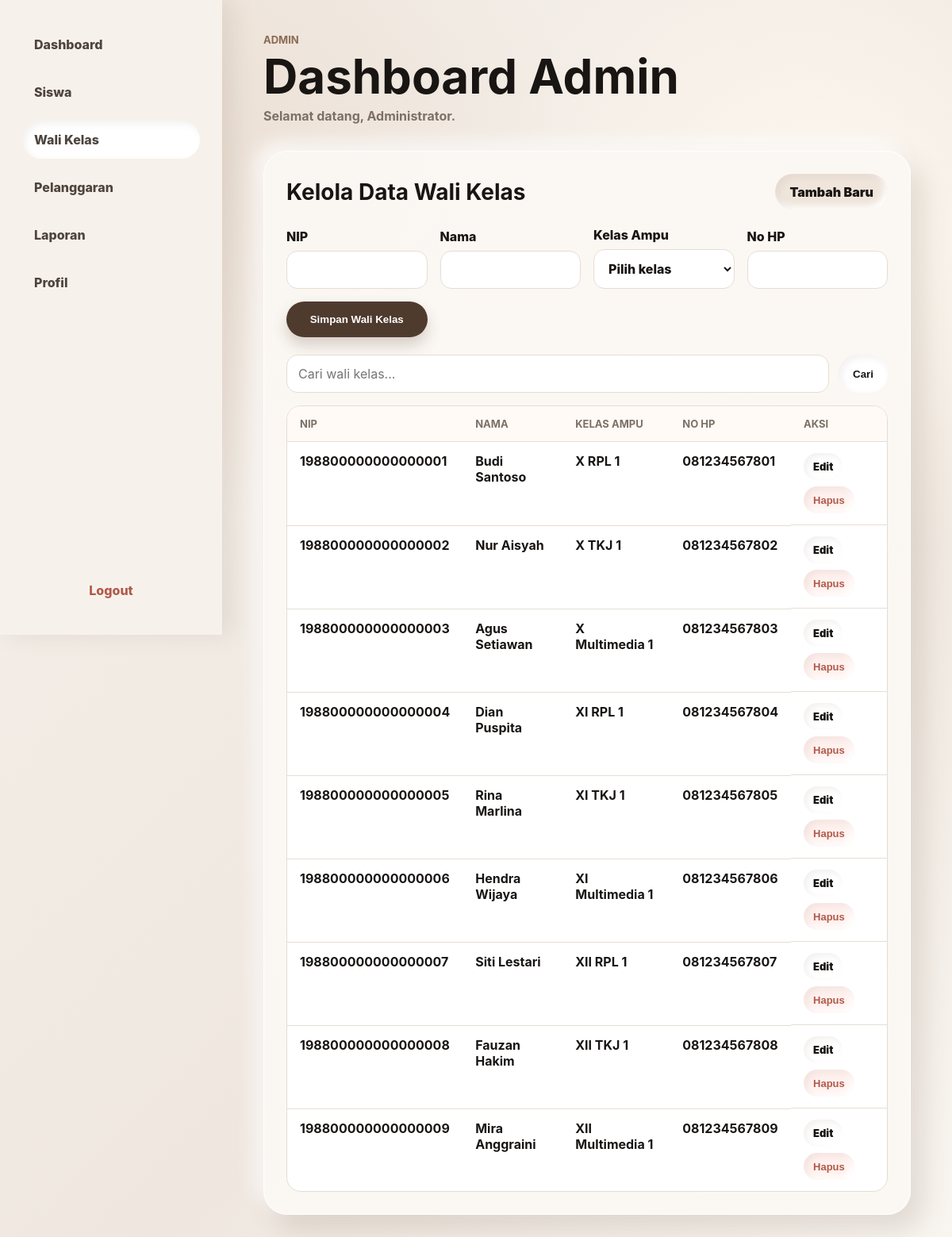
The app's page /dashboard_admin.php?view=guru (signed in) with its own data.
### tables this page shows
CREATE TABLE guru (
    id INT UNSIGNED NOT NULL AUTO_INCREMENT,
    nip VARCHAR(40) NOT NULL,
    nama VARCHAR(120) NOT NULL,
    kelas_ampu VARCHAR(60) NOT NULL,
    no_hp VARCHAR(30) NOT NULL,
    PRIMARY KEY (id),
    UNIQUE KEY guru_nip_unique (nip)
);

### includes/db.php (called while the page is built, shortened)
<?php
function db() {
    static $pdo = null;
    if ($pdo !== null) {
        return $pdo;
    }
    $dsn = 'mysql:host=' . DB_HOST . ';port=' . DB_PORT . ';dbname=' . DB_NAME . ';charset=' . DB_CHARSET;
    $pdo = new PDO($dsn, DB_USER, DB_PASS, [
        PDO::ATTR_ERRMODE => PDO::ERRMODE_EXCEPTION,
        PDO::ATTR_DEFAULT_FETCH_MODE => PDO::FETCH_ASSOC,
        PDO::ATTR_EMULATE_PREPARES => false,
    ]);
    return $pdo;
}
function defaultClasses() {
    return [
        'X RPL 1', 'X TKJ 1', 'X Multimedia 1',
        'XI RPL 1', 'XI TKJ 1', 'XI Multimedia 1',
        'XII RPL 1', 'XII TKJ 1', 'XII Multimedia 1',
    ];
}
?>

### dashboard_admin.php (the view, shortened to what this page needs)
<?php
require_once 'includes/functions.php';
$teachers = readData('guru');
$editGuru = isset($_GET['edit_guru']) ? findById($teachers, $_GET['edit_guru']) : null;
$qGuru = trim($_GET['q_guru'] ?? '');
$view = $_GET['view'] ?? 'dashboard';
$activeMenu = ['siswa' => 'Siswa', 'guru' => 'Wali Kelas', 'jenis' => 'Pelanggaran', 'laporan' => 'Laporan', 'profil' => 'Profil'][$view] ?? 'Dashboard';
layoutHeader('Dashboard Admin', $activeMenu);
?>
<?php if ($view === 'guru'): ?>
<section class="panel" id="guru">
    <div class="section-head"><h2>Kelola Data Wali Kelas</h2><a class="btn ghost" href="dashboard_admin.php?view=guru">Tambah Baru</a></div>
    <form method="post" class="form-grid">
        <label>NIP<input name="nip" required value="<?= e($editGuru['nip'] ?? '') ?>"></label>
        <label>Nama<input name="nama" required value="<?= e($editGuru['nama'] ?? '') ?>"></label>
        <label>Kelas Ampu<select name="kelas_ampu" required><?= renderClassOptions($editGuru['kelas_ampu'] ?? '') ?></select></label>
        <label>No HP<input name="no_hp" required value="<?= e($editGuru['no_hp'] ?? '') ?>"></label>
        <button class="btn primary" type="submit">Simpan Wali Kelas</button>
    </form>
    <form class="search-row" method="get"><input type="hidden" name="view" value="guru"><input name="q_guru" placeholder="Cari wali kelas..." value="<?= e($qGuru) ?>"><button class="btn" type="submit">Cari</button></form>
    <div class="table-wrap"><table><thead><tr><th>NIP</th><th>Nama</th><th>Kelas Ampu</th><th>No HP</th><th>Aksi</th></tr></thead><tbody>
        <?php foreach ($teachers as $g): if (!filterText($g['nama'] . $g['nip'] . $g['kelas_ampu'], $qGuru)) continue; ?>
        <tr><td><?= e($g['nip']) ?></td><td><?= e($g['nama']) ?></td><td><?= e($g['kelas_ampu']) ?></td><td><?= e($g['no_hp']) ?></td><td class="actions"><a class="btn small" href="?view=guru&edit_guru=<?= e($g['id']) ?>">Edit</a><form method="post" data-confirm-title="Hapus wali kelas?" data-confirm-message="Data wali kelas <?= e($g['nama']) ?> akan dihapus dari sistem."><input type="hidden" name="action" value="delete_guru"><input type="hidden" name="id" value="<?= e($g['id']) ?>"><button class="btn small danger">Hapus</button></form></td></tr>
        <?php endforeach; ?>
    </tbody></table></div>
</section>
<?php endif; ?>
<?php layoutFooter(); ?>

### includes/functions.php (shortened to what this page needs)
<?php
require_once __DIR__ . '/db.php';
function readData($file) {
    $tables = dataTables();
    $stmt = db()->query('SELECT * FROM ' . $tables[$file] . ' ORDER BY id ASC');
    return $stmt->fetchAll();
}
function dataTables() {
    return [
        'users' => 'users',
        'siswa' => 'siswa',
        'guru' => 'guru',
        'jenis_pelanggaran' => 'jenis_pelanggaran',
        'transaksi_pelanggaran' => 'transaksi_pelanggaran',
        'sp_sanksi' => 'sp_sanksi',
    ];
}
function e($value) {
    return htmlspecialchars((string) $value, ENT_QUOTES, 'UTF-8');
}
function userName() {
    return $_SESSION['user']['nama'] ?? 'Pengguna';
}
function roleLabel() {
    return ucfirst($_SESSION['user']['role'] ?? '');
}
function classOptions($students) {
    $classes = array_merge(defaultClasses(), array_map(fn($row) => $row['kelas'] ?? '', $students));
    sort($classes);
    return array_values(array_unique(array_filter($classes)));
}
function renderClassOptions($selected = '') {
    $html = '<option value="">Pilih kelas</option>';
    foreach (classOptions(readData('siswa')) as $class) {
        $isSelected = ((string) $selected === (string) $class) ? ' selected' : '';
        $html .= '<option value="' . e($class) . '"' . $isSelected . '>' . e($class) . '</option>';
    }
    return $html;
}
function layoutHeader($title, $active) {
    $role = $_SESSION['user']['role'] ?? '';
    $links = [
        'admin' => [
            ['dashboard_admin.php', 'Dashboard'],
            ['dashboard_admin.php?view=siswa', 'Siswa'],
            ['dashboard_admin.php?view=guru', 'Wali Kelas'],
            ['dashboard_admin.php?view=jenis', 'Pelanggaran'],
            ['dashboard_admin.php?view=laporan', 'Laporan'],
            ['dashboard_admin.php?view=profil', 'Profil'],
        ],
        'guru' => [
            ['dashboard_guru.php', 'Dashboard'],
            ['dashboard_guru.php?view=input', 'Input'],
            ['dashboard_guru.php?view=riwayat', 'Riwayat'],
            ['dashboard_guru.php?view=profil', 'Profil'],
        ],
        'siswa' => [
            ['dashboard_siswa.php', 'Dashboard'],
            ['dashboard_siswa.php?view=profil', 'Profil'],
            ['dashboard_siswa.php?view=riwayat', 'Riwayat'],
        ],
    ];
    echo '<!DOCTYPE html><html lang="id"><head><meta charset="UTF-8"><meta name="viewport" content="width=device-width, initial-scale=1.0">';
    echo '<title>' . e($title) . '</title><link rel="stylesheet" href="css/style.css"></head><body>';
    echo '<div class="app-shell app-enter"><aside class="sidebar"><nav>';
    foreach ($links[$role] ?? [] as $link) {
        $isActive = $active === $link[1] ? 'active' : '';
        echo '<a class="' . $isActive . '" href="' . e($link[0]) . '">' . e($link[1]) . '</a>';
    }
    echo '</nav><a class="logout js-logout" href="logout.php">Logout</a></aside>';
    echo '<main class="content"><header class="topbar"><div><p class="eyebrow">' . e(roleLabel()) . '</p><h1>' . e($title) . '</h1><p>Selamat datang, ' . e(userName()) . '.</p></div></header>';
}
function layoutFooter() {
    echo '</main></div><div class="modal-backdrop" id="confirmModal" aria-hidden="true"><div class="confirm-modal"><h2 data-modal-title>Konfirmasi</h2><p data-modal-message>Apakah kamu yakin?</p><div class="modal-actions"><button class="modal-btn modal-cancel" type="button" data-modal-cancel>Batal</button><button class="modal-btn modal-confirm" type="button" data-modal-confirm>Ya, lanjutkan</button></div></div></div><script src="js/script.js"></script></body></html>';
}
?>

### css/style.css (style rules this page uses)
:root { --bg: #f4efea; --panel: #fbf8f4; --panel-strong: #ffffff; --text: #181513; --muted: #7c7067; --line: #e6ddd4; --brown: #8b6a52; --brown-dark: #4f3b2e; --sand: #d8c1aa; --cream: #fffaf2; --danger: #b15a4b; --shadow: 14px 18px 34px rgba(98, 76, 59, .16), -10px -10px 24px rgba(255, 255, 255, .82); }
* { box-sizing: border-box; }
body { margin: 0; min-height: 100vh; font-family: Inter, ui-sans-serif, system-ui, -apple-system, BlinkMacSystemFont, "Segoe UI", sans-serif; background: radial-gradient(circle at 18% 10%, rgba(216, 193, 170, .34), transparent 28%), radial-gradient(circle at 86% 18%, rgba(255, 250, 242, .9), transparent 25%), linear-gradient(135deg, #f6f1ec 0%, #efe7df 62%, #f9f6f1 100%); color: var(--text); overflow-x: hidden; overflow-y: auto; }
a { color: inherit; text-decoration: none; }
.app-enter { animation: appRise .42s ease both; }
.login-form, .panel, .stat-card, .mini-card { background: rgba(251, 248, 244, .94); border: 1px solid rgba(255, 255, 255, .9); box-shadow: var(--shadow); }
label { display: grid; gap: 8px; color: var(--text); font-weight: 800; }
input, select, textarea { width: 100%; border: 1px solid var(--line); border-radius: 14px; padding: 13px 14px; background: #fff; color: var(--text); font: inherit; outline: none; }
.app-shell { min-height: 100vh; display: grid; grid-template-columns: 280px 1fr; }
.sidebar { position: sticky; top: 0; height: 100vh; padding: 32px 28px; background: rgba(247, 242, 236, .92); box-shadow: 12px 0 28px rgba(98, 76, 59, .11); display: flex; flex-direction: column; }
.sidebar nav { display: grid; gap: 12px; }
.sidebar nav a, .logout { display: flex; align-items: center; gap: 13px; min-height: 48px; padding: 0 15px; border-radius: 999px; color: #4d443d; font-weight: 850; transition: .18s ease; }
.sidebar nav a:hover, .sidebar nav a.active, .logout:hover { background: #fff; box-shadow: inset 4px 4px 9px rgba(98, 76, 59, .08), inset -4px -4px 9px #fff; }
.logout { margin-top: auto; color: var(--danger); justify-content: center; }
.content { padding: 42px 52px 70px; overflow: visible; }
.topbar { display: flex; align-items: start; justify-content: space-between; gap: 20px; margin-bottom: 34px; }
.topbar h1 { margin: 0; font-size: clamp(36px, 5vw, 62px); line-height: 1; letter-spacing: 0; }
.topbar p { margin: 10px 0 0; color: var(--muted); font-weight: 750; }
.eyebrow { margin: 0 0 8px !important; color: var(--brown) !important; font-weight: 950; text-transform: uppercase; font-size: 13px !important; }
.panel { border-radius: 30px; padding: 28px; margin-bottom: 32px; }
.section-head { display: flex; justify-content: space-between; align-items: center; gap: 14px; margin-bottom: 22px; }
.section-head h2 { margin: 0; font-size: 28px; letter-spacing: 0; }
.form-grid, .filter-grid { display: grid; grid-template-columns: repeat(4, minmax(0, 1fr)); gap: 16px; align-items: end; margin-bottom: 22px; }
.search-row { display: flex; gap: 12px; margin-bottom: 16px; }
.btn { border: 0; min-height: 45px; padding: 0 18px; border-radius: 999px; background: #fff; color: var(--text); box-shadow: inset 4px 4px 9px rgba(98, 76, 59, .08), inset -4px -4px 9px #fff; font-weight: 900; cursor: pointer; display: inline-flex; align-items: center; justify-content: center; white-space: nowrap; }
.btn.primary { background: var(--brown-dark); color: #fff; box-shadow: 0 10px 18px rgba(98, 76, 59, .24); }
.btn.ghost { background: #efe5db; }
.btn.small { min-height: 34px; padding: 0 12px; font-size: 13px; }
.btn.danger { background: #fff1ee; color: var(--danger); }
.table-wrap { overflow-x: auto; border-radius: 18px; border: 1px solid var(--line); background: #fff; }
table { width: 100%; border-collapse: collapse; }
th, td { padding: 14px 16px; text-align: left; border-bottom: 1px solid var(--line); vertical-align: top; }
th { color: var(--muted); font-size: 13px; text-transform: uppercase; letter-spacing: 0; background: #fffaf5; }
td { color: var(--text); font-weight: 700; }
tr:last-child td { border-bottom: 0; }
.actions { display: flex; gap: 8px; align-items: center; flex-wrap: wrap; }
.actions form { margin: 0; }

### records on screen
guru: nip "198800000000000001", nama "Budi Santoso", kelas_ampu "X RPL 1", no_hp "081234567801"
guru: nip "198800000000000002", nama "Nur Aisyah", kelas_ampu "X TKJ 1", no_hp "081234567802"
guru: nip "198800000000000003", nama "Agus Setiawan", kelas_ampu "X Multimedia 1", no_hp "081234567803"
guru: nip "198800000000000004", nama "Dian Puspita", kelas_ampu "XI RPL 1", no_hp "081234567804"
guru: nip "198800000000000005", nama "Rina Marlina", kelas_ampu "XI TKJ 1", no_hp "081234567805"
guru: nip "198800000000000006", nama "Hendra Wijaya", kelas_ampu "XI Multimedia 1", no_hp "081234567806"
guru: nip "198800000000000007", nama "Siti Lestari", kelas_ampu "XII RPL 1", no_hp "081234567807"
guru: nip "198800000000000008", nama "Fauzan Hakim", kelas_ampu "XII TKJ 1", no_hp "081234567808"
guru: nip "198800000000000009", nama "Mira Anggraini", kelas_ampu "XII Multimedia 1", no_hp "081234567809"

### other values on screen
$link[1] "Dashboard"
$link[1] "Siswa"
$link[1] "Wali Kelas"
$link[1] "Pelanggaran"
$link[1] "Laporan"
$link[1] "Profil"
roleLabel() "ADMIN"
$title "Dashboard Admin"
userName() "Administrator"
